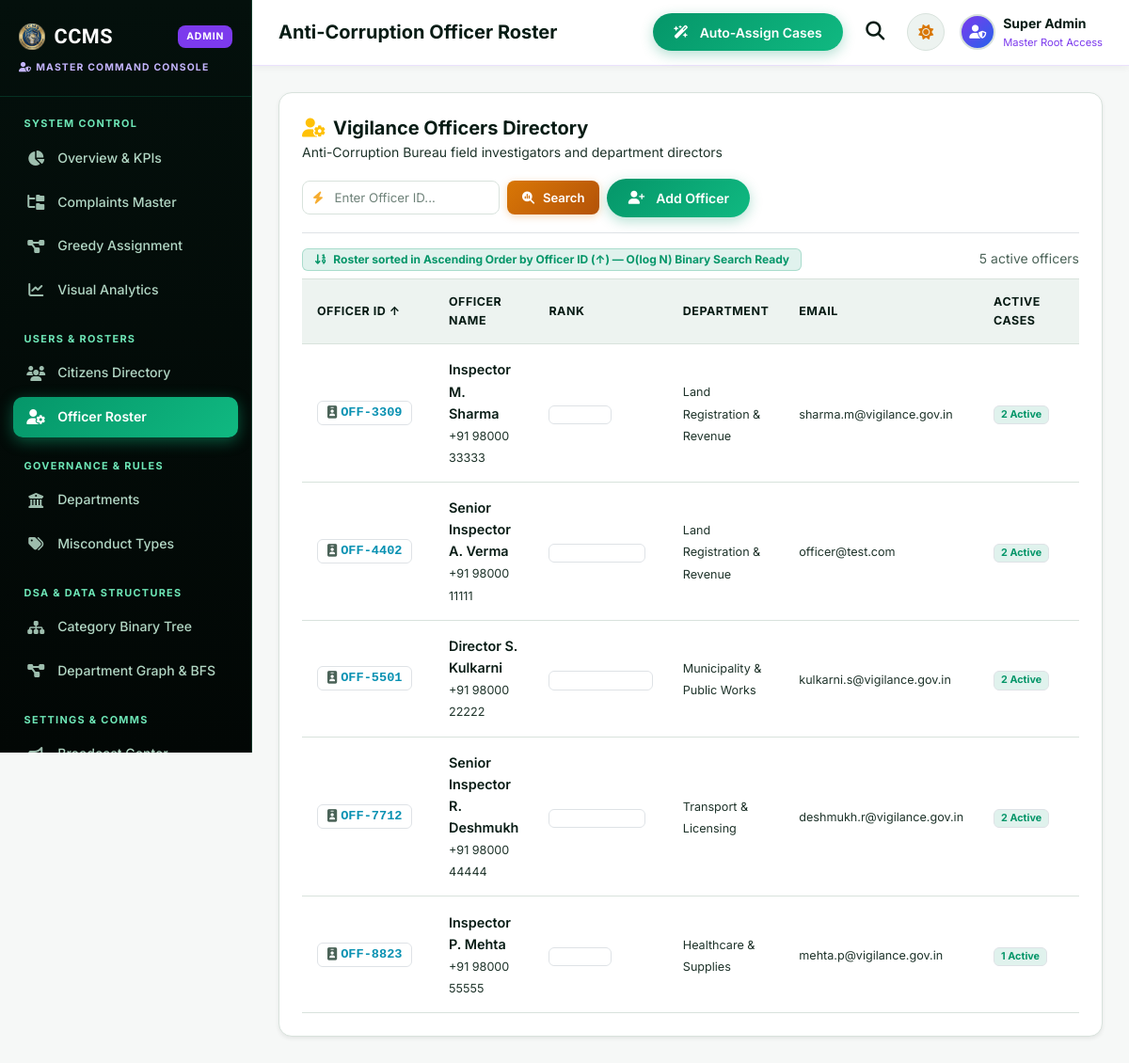
Before: /admin/officers (signed in) with the older database file.
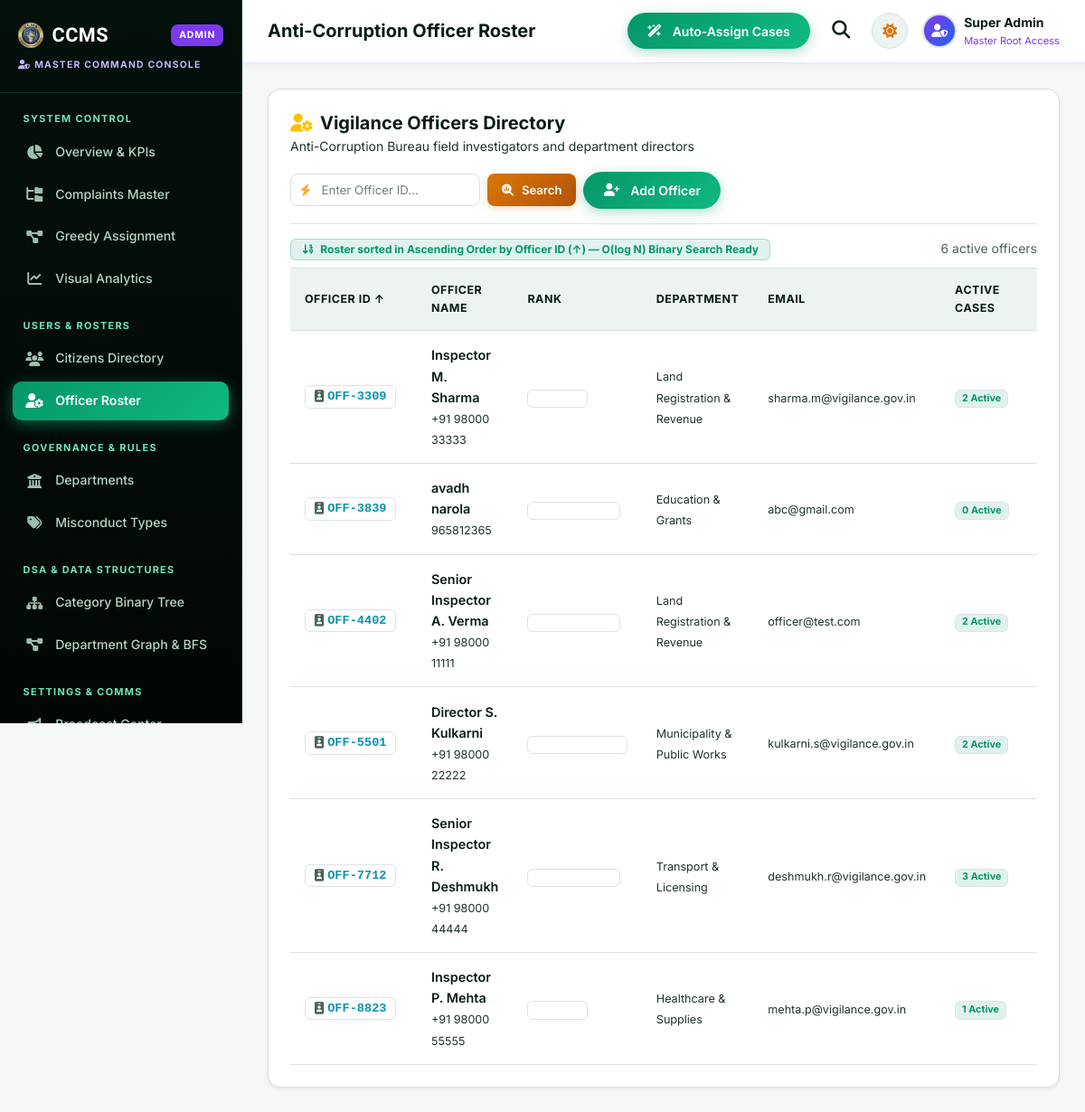
After: the same page with the newer database file.
### tables this page shows
CREATE TABLE officers (
            officer_id TEXT PRIMARY KEY,
            name TEXT NOT NULL,
            rank TEXT NOT NULL,
            department TEXT NOT NULL,
            email TEXT NOT NULL UNIQUE,
            phone TEXT NOT NULL,
            password TEXT NOT NULL,
            active_cases INTEGER DEFAULT 0,
            status TEXT DEFAULT 'Active',
            badge_id TEXT,
            created_at DATETIME DEFAULT CURRENT_TIMESTAMP
        );

### app.py (the view)
@app.route("/admin/officers")
@role_required("admin")
def admin_officers():
    officers_raw = db.query_db("SELECT * FROM officers ORDER BY officer_id ASC") or []
    officers = [dict(o) for o in officers_raw]
    try:
        import phase3
        officers = phase3.merge_sort(officers, key="officer_id", reverse=False)
    except Exception as e:
        print("Officer sort error:", e)
    departments = db.query_db("SELECT * FROM departments")
    return render_template("admin/officers.html", officers=officers, departments=departments)

### app.py (called while the page is built, shortened)
def role_required(required_role):
    def decorator(f):
        @wraps(f)
        def decorated_function(*args, **kwargs):
            user_role = session.get("role", "citizen")
            if user_role != required_role and user_role != "admin":
                flash("You do not have authorization to view this command console.", "danger")
                return redirect(url_for("home"))
            return f(*args, **kwargs)
        return decorated_function
    return decorator

### db.py (called while the page is built)
def dict_factory(cursor, row):
    d = {}
    for idx, col in enumerate(cursor.description):
        d[col[0]] = row[idx]
    return d

def get_db_connection():
    conn = sqlite3.connect(DB_PATH, timeout=20.0, check_same_thread=False)
    conn.row_factory = dict_factory
    conn.execute("PRAGMA journal_mode=WAL;")
    return conn

def _normalize_query(query, args):
    if "ON DUPLICATE KEY UPDATE" in query.upper() and "system_settings" in query.lower():
        query = "INSERT OR REPLACE INTO system_settings (setting_key, setting_value) VALUES (?, ?)"
        if len(args) == 3:
            args = (args[0], args[1])
        return query, args
    normalized_query = query.replace("%s", "?")
    return normalized_query, args

def query_db(query, args=(), one=False):
    normalized_query, normalized_args = _normalize_query(query, args)
    conn = get_db_connection()
    try:
        cursor = conn.cursor()
        cursor.execute(normalized_query, normalized_args)
        result = cursor.fetchall()
        return (result[0] if result else None) if one else result
    finally:
        conn.close()

### phase3.py (called while the page is built)
def _extract_merge_val(item, key):
    if key in ("incident_date", "date"):
        return str(item.get("incident_date") or item.get("date") or item.get("created_at") or "")
    if key in ("complaint_id", "id"):
        return str(item.get("complaint_id") or item.get("id") or "")
    if key in ("complaint_title", "title"):
        return str(item.get("complaint_title") or item.get("title") or "")
    if key in ("severity", "priority"):
        rank = {"Critical": 1, "High": 2, "Medium": 3, "Low": 4}
        sev = item.get("severity") or item.get("priority") or "Low"
        return rank.get(sev, 5)
    return str(item.get(key, "") or "")

### templates/admin/officers.html (shortened to what this page needs)
{% extends 'admin/base.html' %}
{% set active_page = 'officers' %}
{% block page_heading %}Anti-Corruption Officer Roster{% endblock %}
{% block content %}
<div class="ccms-card p-4 shadow-sm mb-4">
  <div class="d-flex flex-wrap align-items-center justify-content-between pb-3 mb-3 border-bottom gap-3">
    <div>
      <h5 class="fw-bold text-heading mb-0"><i class="fas fa-user-gear text-warning me-2"></i>Vigilance Officers
        Directory</h5>
      <span class=" small">Anti-Corruption Bureau field investigators and department directors</span>
    </div>
    <div class="d-flex align-items-center gap-2 flex-wrap">
      <div class="binary-search-panel d-flex align-items-center gap-2">
        <div class="binary-search-input-wrap">
          <span class="binary-search-icon"></span>
          <input type="text" id="binarySearchOfficerId" class="binary-search-input" placeholder="Enter Officer ID..." autocomplete="off">
        </div>
        <button id="binarySearchBtn" class="binary-search-btn" type="button" title="Binary Search">
          <i class="fas fa-magnifying-glass-chart me-1"></i> Search
        </button>
      </div>
      <button type="button" class="btn btn-brand btn-sm" data-bs-toggle="modal" data-bs-target="#addOfficerModal">
        <i class="fas fa-user-plus me-1"></i> Add Officer
      </button>
    </div>
  </div>
  <div class="d-flex align-items-center justify-content-between mb-2">
    <span class="badge" style="background:var(--primary-subtle); color:var(--primary); border:1px solid var(--border-glow); font-size:0.75rem; padding:5px 12px;">
      <i class="fas fa-arrow-down-1-9 me-1"></i> Roster sorted in Ascending Order by Officer ID (&uarr;) &mdash; O(log N) Binary Search Ready
    </span>
    <span class="small text-muted">{{ officers | length }} active officers</span>
  </div>
  {% if officers %}
  <div class="table-responsive">
    <table class="table-custom" id="adminOfficersTable">
      <thead>
        <tr>
          <th style="white-space: nowrap; min-width: 140px;">Officer ID &uarr;</th>
          <th>Officer Name</th>
          <th>Rank</th>
          <th>Department</th>
          <th>Email</th>
          <th>Active Cases</th>
          <th>Status</th>
        </tr>
      </thead>
      <tbody>
        {% for off in officers %}
        <tr data-officer-id="{{ off.officer_id }}">
          <td style="white-space: nowrap;">
            <span class="d-inline-flex align-items-center gap-1 badge bg-subtle text-cyan border" style="white-space: nowrap; font-family: monospace; font-size: 0.85rem; font-weight: 700; padding: 5px 10px;">
              <i class="fas fa-id-badge text-muted"></i>{{ off.officer_id }}
            </span>
          </td>
          <td>
            <div class="fw-semibold text-heading">{{ off.name }}</div>
            <span class=" small">{{ off.phone }}</span>
          </td>
          <td><span class="badge bg-subtle  border">{{ off.rank }}</span></td>
          <td><span class="small ">{{ off.department }}</span></td>
          <td><span class="small ">{{ off.email }}</span></td>
          <td>
            <span class="badge bg-primary-subtle text-primary border">{{ off.active_cases }} Active</span>
          </td>
          <td>
          </td>
        </tr>
        {% endfor %}
      </tbody>
    </table>
  </div>
  {% endif %}
</div>
{% endblock %}

### templates/admin/base.html (shortened to what this page needs)
<!doctype html>
<html lang="en" data-theme="light">
<head>
  <link rel="stylesheet" href="https://cdn.jsdelivr.net/npm/bootstrap@5.3.3/dist/css/bootstrap.min.css">
  <link rel="stylesheet" href="https://cdnjs.cloudflare.com/ajax/libs/font-awesome/6.5.1/css/all.min.css">
  <link rel="stylesheet" href="{{ url_for('static', filename='css/theme.css') }}">
</head>
<body>
  <div class="app-wrapper">
    <aside class="app-sidebar" id="adminSidebar">
      <div class="app-sidebar-header">
        <div class="d-flex align-items-center justify-content-between">
          <a href="{{ url_for('admin_dashboard') }}" class="app-logo">
            <img src="{{ url_for('static', filename='logo.png') }}" alt="CCMS" height="28" class="rounded">
            <span>CCMS</span>
          </a>
          <span class="app-logo-badge" style="background:#7c3aed;">ADMIN</span>
        </div>
        <div class="small mt-2 d-flex align-items-center gap-1"
          style="font-size:0.65rem; font-weight:700; letter-spacing:1.2px; text-transform:uppercase; color:#c4b5fd;">
          <i class="fas fa-user-shield"></i> MASTER COMMAND CONSOLE
        </div>
      </div>
      <div class="app-sidebar-nav">
        <div class="nav-section-title">SYSTEM CONTROL</div>
        <a href="{{ url_for('admin_dashboard') }}"
          class="sidebar-link {% if active_page == 'dashboard' %}active{% endif %}">
          <i class="fas fa-chart-pie"></i> <span>Overview &amp; KPIs</span>
        </a>
        <a href="{{ url_for('admin_complaints') }}"
          class="sidebar-link {% if active_page == 'complaints' %}active{% endif %}">
          <i class="fas fa-folder-tree"></i> <span>Complaints Master</span>
        </a>
        <a href="{{ url_for('admin_assignment') }}"
          class="sidebar-link {% if active_page == 'assignment' %}active{% endif %}">
          <i class="fas fa-diagram-project"></i> <span>Greedy Assignment</span>
        </a>
        <a href="{{ url_for('admin_analytics') }}"
          class="sidebar-link {% if active_page == 'analytics' %}active{% endif %}">
          <i class="fas fa-chart-line"></i> <span>Visual Analytics</span>
        </a>
        <div class="nav-section-title">USERS &amp; ROSTERS</div>
        <a href="{{ url_for('admin_citizens') }}"
          class="sidebar-link {% if active_page == 'citizens' %}active{% endif %}">
          <i class="fas fa-users"></i> <span>Citizens Directory</span>
        </a>
        <a href="{{ url_for('admin_officers') }}"
          class="sidebar-link {% if active_page == 'officers' %}active{% endif %}">
          <i class="fas fa-user-gear"></i> <span>Officer Roster</span>
        </a>
        <div class="nav-section-title">GOVERNANCE &amp; RULES</div>
        <a href="{{ url_for('admin_departments') }}"
          class="sidebar-link {% if active_page == 'departments' %}active{% endif %}">
          <i class="fas fa-building-columns"></i> <span>Departments</span>
        </a>
        <a href="{{ url_for('admin_categories') }}"
          class="sidebar-link {% if active_page == 'categories' %}active{% endif %}">
          <i class="fas fa-tags"></i> <span>Misconduct Types</span>
        </a>
        <div class="nav-section-title">DSA &amp; DATA STRUCTURES</div>
        <a href="{{ url_for('admin_category_tree') }}"
          class="sidebar-link {% if active_page == 'category_tree' %}active{% endif %}">
          <i class="fas fa-sitemap" style="color:#10b981;"></i> <span>Category Binary Tree</span>
        </a>
        <a href="{{ url_for('admin_department_graph') }}"
          class="sidebar-link {% if active_page == 'department_graph' %}active{% endif %}">
          <i class="fas fa-project-diagram" style="color:#38bdf8;"></i> <span>Department Graph &amp; BFS</span>
        </a>
        <div class="nav-section-title">SETTINGS &amp; COMMS</div>
        <a href="{{ url_for('admin_notifications') }}"
          class="sidebar-link {% if active_page == 'notifications' %}active{% endif %}">
          <i class="fas fa-bullhorn"></i> <span>Broadcast Center</span>
        </a>
      </div>
    </aside>
    <main class="app-main">
      <header class="app-topbar" style="border-bottom: 1px solid rgba(124,58,237,0.15);">
        <div class="d-flex align-items-center gap-3">
          <h5 class="fw-bold mb-0 text-heading">{% block page_heading %}Super Admin Master Control{% endblock %}</h5>
        </div>
        <div class="d-flex align-items-center gap-3">
          <a href="{{ url_for('admin_assignment') }}" class="btn btn-sm btn-brand d-none d-md-inline-flex"
            style="background: var(--gradient-brand);">
            <i class="fas fa-wand-magic-sparkles me-1"></i> Auto-Assign Cases
          </a>
          <a href="{{ url_for('admin_search') }}" class="text-heading p-2 rounded hover-bg" title="Search System">
            <i class="fas fa-search fs-5"></i>
          </a>
          <button class="theme-toggle-btn" title="Toggle Dark/Light Mode">
            <i class="fas fa-moon"></i>
          </button>
          <div class="d-flex align-items-center gap-2">
            <div class="user-avatar-circle" style="background: linear-gradient(135deg, #7c3aed, #2563eb);">
              <i class="fas fa-user-shield"></i>
            </div>
            <div class="d-none d-md-block text-start">
              <div class="fw-bold small text-heading">Super Admin</div>
              <div class="text-violet" style="font-size:0.7rem; color:#7c3aed;">Master Root Access</div>
            </div>
          </div>
        </div>
      </header>
      <div class="app-content">
        {% block content %}{% endblock %}
      </div>
    </main>
  </div>
</body>
</html>

Changed rows visible on the page:
added officers: officer_id "OFF-3839", name "avadh narola", phone "965812365", department "Education & Grants", email "abc@gmail.com", active_cases "0"
changed officers "Senior Inspector R. Deshmukh": active_cases "2" → "3"
Other visible differences:
{{ officers | length }}: "5" → "6"
